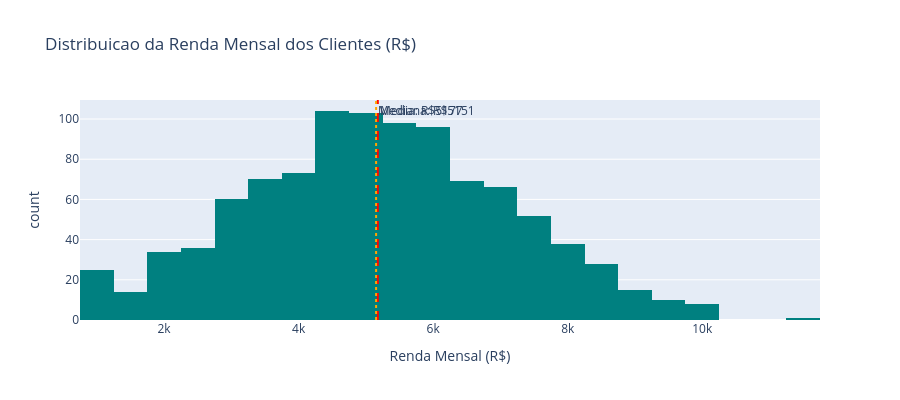

Notebook source saved alongside this figure:
### Code cell
# Distribuicao da variavel 'renda_mensal'
# Verificar se ha assimetria: se a media e muito maior que a mediana, temos clientes muito ricos puxando a media
# Isso e importante para decidir se usar a renda bruta ou transformada no modelo

media_renda = df_clientes['renda_mensal'].mean()
mediana_renda = df_clientes['renda_mensal'].median()

fig = px.histogram(
    df_clientes,
    x='renda_mensal',
    nbins=30,
    title='Distribuicao da Renda Mensal dos Clientes (R$)',
    labels={'renda_mensal': 'Renda Mensal (R$)', 'count': 'Quantidade'},
    color_discrete_sequence=['teal']
)
fig.add_vline(x=media_renda, line_dash='dash', line_color='red',
              annotation_text=f'Media: R${media_renda:.0f}')
fig.add_vline(x=mediana_renda, line_dash='dot', line_color='orange',
              annotation_text=f'Mediana: R${mediana_renda:.0f}')
fig.update_layout(height=400)
fig.show()

print(f'Media: R${media_renda:.2f}')
print(f'Mediana: R${mediana_renda:.2f}')
print(f'Desvio padrao: R${df_clientes["renda_mensal"].std():.2f}')
assimetria = df_clientes['renda_mensal'].skew()
print(f'Assimetria (skew): {assimetria:.3f} — ', end='')
if abs(assimetria) < 0.5:
    print('Distribuicao aproximadamente simetrica')
elif assimetria > 0:
    print('Assimetria positiva — cauda a direita (poucos clientes com renda muito alta)')
else:
    print('Assimetria negativa — cauda a esquerda')

### Figure 1 — Plotly figure (JSON) as saved in the notebook; plotly's stock layout.template omitted (floating-point values rounded to 4 significant figures; data arrays with more than 128 entries replaced by an {"elided": "..."} marker saying what was removed)
{"data": [{"bingroup": "x", "hovertemplate": "Renda Mensal (R$)=%{x}<br>count=%{y}<extra></extra>", "legendgroup": "", "marker": {"color": "teal", "pattern": {"shape": ""}}, "name": "", "nbinsx": 30, "orientation": "v", "showlegend": false, "type": "histogram", "x": {"elided": "1000 float values"}, "xaxis": "x", "yaxis": "y"}], "layout": {"annotations": [{"showarrow": false, "text": "Media: R$5177", "x": 5177.0, "xanchor": "left", "xref": "x", "y": 1, "yanchor": "top", "yref": "y domain"}, {"showarrow": false, "text": "Mediana: R$5151", "x": 5151.0, "xanchor": "left", "xref": "x", "y": 1, "yanchor": "top", "yref": "y domain"}], "barmode": "relative", "height": 400, "legend": {"tracegroupgap": 0}, "shapes": [{"line": {"color": "red", "dash": "dash"}, "type": "line", "x0": 5177.0, "x1": 5177.0, "xref": "x", "y0": 0, "y1": 1, "yref": "y domain"}, {"line": {"color": "orange", "dash": "dot"}, "type": "line", "x0": 5151.0, "x1": 5151.0, "xref": "x", "y0": 0, "y1": 1, "yref": "y domain"}], "title": {"text": "Distribuicao da Renda Mensal dos Clientes (R$)"}, "xaxis": {"anchor": "y", "domain": [0, 1], "title": {"text": "Renda Mensal (R$)"}}, "yaxis": {"anchor": "x", "domain": [0, 1], "title": {"text": "count"}}}}
